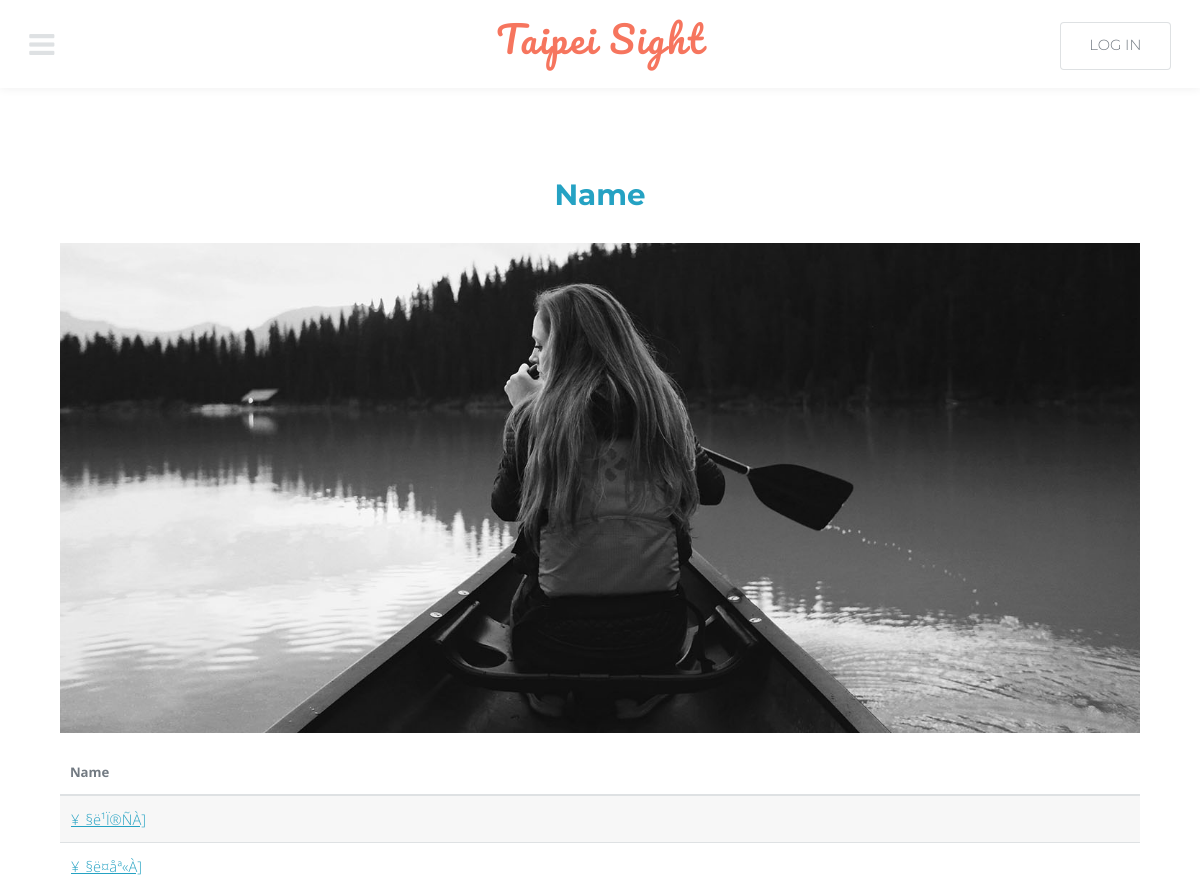
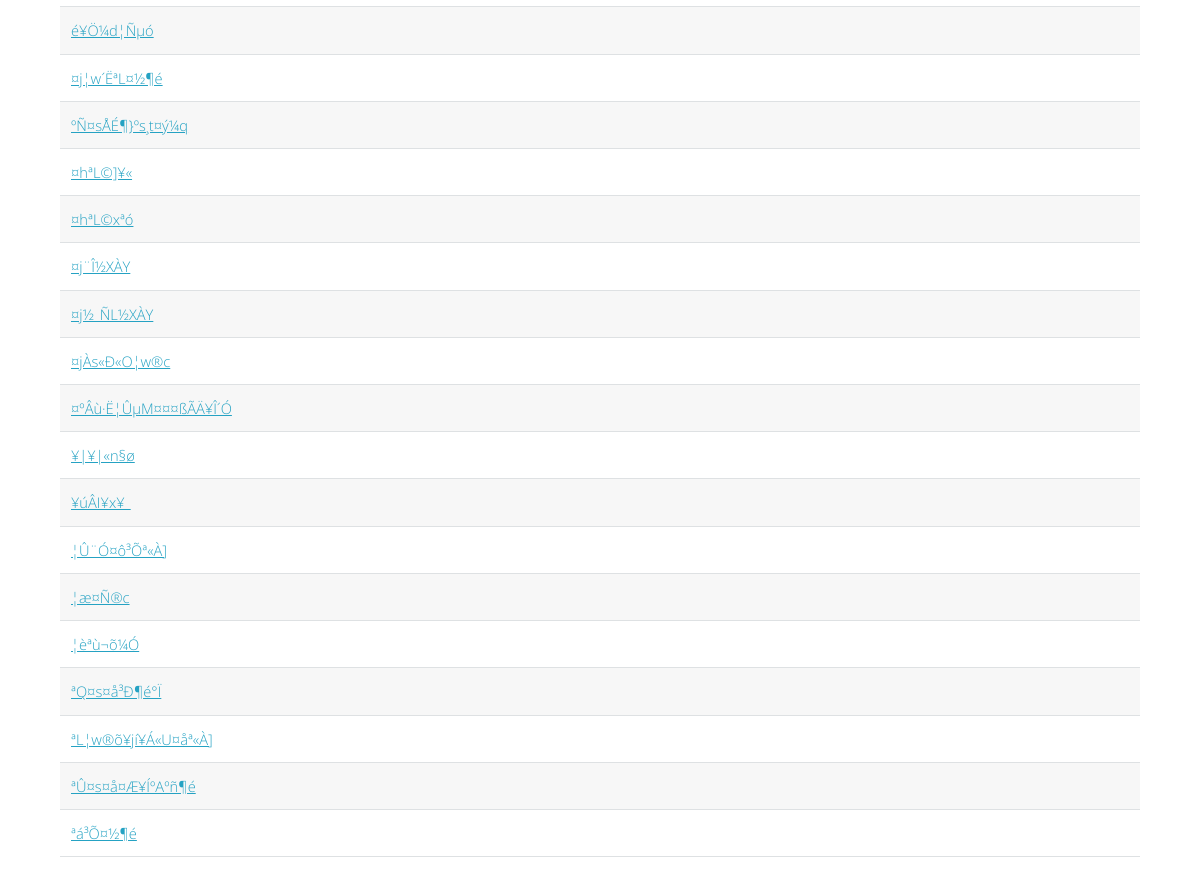
The page /information_partial.php on the database its author committed (2 pictures, top to bottom).
### tables this page shows
create table information
	(sight_ID		varchar(8),
             sight_name                   varchar(20),
	 ticket_price		numeric(5,0),
	 website		            varchar(100),
	 season			varchar(8),
	 type_name		varchar(15),
	 location		varchar(100),
	 traffic		            varchar(100),
	 primary key (sight_ID),
	 foreign key (type_name) references type (type_name)
		on delete set null
	 );

### information_partial.php (the view, shortened to what this page needs)
<!DOCTYPE HTML>
<?php
	$sightname=$_POST["SightName"];
	$sql = "SELECT * FROM information where sight_name like '%$sightname%'";
	$result_sight = mysql_query($sql);
?>
<html>
	<head>
		<link rel="stylesheet" href="assets/css/main.css" />
	</head>
	<body class="subpage">
			<header id="header">
				<nav class="left">
					<a href="#menu"><span>Menu</span></a>
				</nav>
				<a href="index.php" class="logo">Taipei Sight</a>
				<nav class="right">
					<?php
					if(!isset($_SESSION["account"]) || ($_SESSION["account"]==""))
					{
					?>
					<a href="login_form.php" class="button alt">Log in</a>
					<?php
					}
					else
					{
						echo "Hello, ";
						echo '<a href="member_center.php">'.$login["name"].'</a>';
						echo '<a href="logout.php">&nbsp; &nbsp; &nbsp;登出&nbsp; &nbsp; &nbsp; &nbsp; &nbsp; </a><br>';
					}
					?>
				</nav>
			</header>
			<section id="main" class="wrapper">
				<div class="inner">
					<header class="align-center">
						<h1 >Name <?php echo $sightname;?></h1>
					</header>
					<div class="image fit">
						<img src="images/pic05.jpg" alt="" />
					</div>
					<div class="table-wrapper">
						<table>
							<thead>
								<tr>
									<th>Name</th>
								</tr>
							</thead>
							<tbody>
								<?php
									while($row_sight=mysql_fetch_assoc($result_sight))
									{
										$name=$row_sight["sight_name"];
										$id=$row_sight["sight_ID"];
										echo "<tr><td><a href=\"./information_detail.php?id=".$id."\">$name</a></td></tr>";
									}
								?>
							</tbody>
						</table>
					</div>
				</div>
			</section>
	</body>
</html>

### rows shown on the page
information: sight_name "¥_§ë¹Ï®ÑÀ]"
information: sight_name "¥_§ë¤åª«À]"
information: sight_name "­é¥Ö¼d¦Ñµó"
information: sight_name "¤j¦w´ËªL¤½¶é"
information: sight_name "ºÑ¤sÅÉ¶}ºs¸t¤ý¼q"
information: sight_name "¤hªL©]¥«"
information: sight_name "¤hªL©xªó"
information: sight_name "¤j¨Î½XÀY"
information: sight_name "¤j½_ÑL½XÀY"
information: sight_name "¤jÀs«Ð«O¦w®c"
information: sight_name "¤ºÂù·Ë¦ÛµM¤¤¤ßÃÄ¥Î´Ó"
information: sight_name "¥|¥|«n§ø"
information: sight_name "¥úÂI¥x¥_"
information: sight_name "¦Û¨Ó¤ô³Õª«À]"
information: sight_name "¦æ¤Ñ®c"
information: sight_name "¦èªù¬õ¼Ó"
information: sight_name "ªQ¤s¤å³Ð¶é°Ï"
information: sight_name "ªL¦w®õ¥j­í¥Á«U¤åª«À]"
information: sight_name "ªÛ¤s¤å¤Æ¥ÍºAºñ¶é"
information: sight_name "ªá³Õ¤½¶é"
